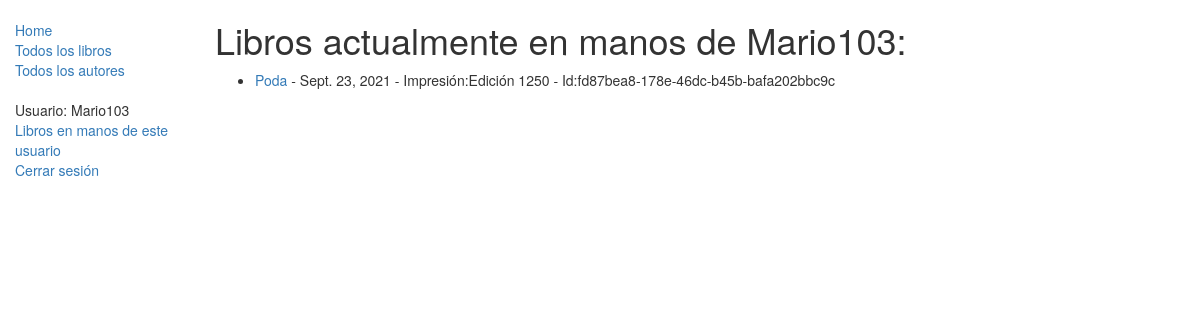
Screenshot of /catalogo/librosUsuario/ (signed in) with the database file from the repository.
### catalogo/models.py (models this page shows, shortened)
class EjemplarEspecifico(models.Model):
    id = models.UUIDField(primary_key=True, default=uuid.uuid4, help_text="ID único para este libro particular en toda la biblioteca")
    libro = models.ForeignKey('Libro', on_delete=models.SET_NULL, null=True)
    impresion = models.CharField(max_length=200)
    devolucion = models.DateField(null=True, blank=True)
    prestatario = models.ForeignKey(User, on_delete=models.SET_NULL, null=True, blank=True) #Note que el argumento de primero en la instanciación del objeto/clase, models.ForeingKey, User, representa una tabla o clase implicita de django, consistente en todos los usuarios de la aplicación django, guardados en la base de datos.
    campoConstante = 'xxx' #Podemos meter un atributo-campo como una constante simbólica. Todos los registros o filas tendrán este valor en su campo o columna.
    PRESTAMO_STATUS = (
        ('m', 'Mantenimiento'),
        ('p', 'Prestado'),
        ('d', 'Disponible'),
        ('r', 'Reservado'),
    )
    status = models.CharField(max_length=1, choices=PRESTAMO_STATUS, blank=True, default='m', help_text='Estatus en que se encuentra actualmente el ejemplar específico.')
    class Meta:
        ordering = ["devolucion"]
        permissions = (("permisoBibliotecario1", "Permiso tipo 1 sólo para bibliotecarios"), ("permisoBibliotecario2", "Permiso tipo 2 sólo para bibliotecarios"), ("unPermisoX", "Un permiso de hacer x cosa a x usuario."), )
    def esta_atrasado(self): #Método-atributo para determinar si está atrasado en la devolución.
        if self.devolucion and date.today() > self.devolucion:
            return True
        return False

class Libro(models.Model):
    titulo = models.CharField(max_length=200)
    autor = models.ForeignKey('Autor', on_delete=models.SET_NULL, null=True)
    resumen = models.TextField(max_length=1000, help_text="Ingrese una breve descripción del libro")
    isbn = models.CharField('ISBN',max_length=13, help_text='hasta 13 Caracteres <a href="https://www.isbn-international.org/content/what-isbn">ISBN number</a>')
    genero = models.ManyToManyField(Genero, help_text="seleccione un genero para este libro.")
    lenguaje = models.ForeignKey('Lenguaje', on_delete=models.SET_NULL, null=True)
    def display_genero(self):
        """
        Creates a string for the Genero. This is required to display genre in Admin."""
        return ', '.join([ genero.nombre for genero in self.genero.all()[:3] ])
    display_genero.short_description = 'Genero'

### catalogo/views.py (the view)
# urls.py: path('librosUsuario/', views.VistaEjemplaresParaLosUsuarios.as_view(), name='VistaUsuarios'),
class VistaEjemplaresParaLosUsuarios(LoginRequiredMixin, generic.ListView):
    model = EjemplarEspecifico
    template_name ='catalogo/vista_usuarios.html' #El nombre de la plantilla aquí es arbitrario por el usuario.
    paginate_by = 10
    def get_queryset(self):#Se define lo
        return EjemplarEspecifico.objects.filter(prestatario=self.request.user).filter(status__exact='p').order_by('devolucion')

### catalogo/templates/catalogo/vista_usuarios.html
{% extends "base_generica.html" %}
{% block content %}
    <h1>Libros actualmente en manos de {{user.get_username}}:</h1>
    {% if ejemplarespecifico_list %}
    <ul>
      {% for instancia in ejemplarespecifico_list %}
      <li>
        <a href="{% url 'libro-detail' instancia.libro.pk %}">{{instancia.libro.titulo}}</a> - <font class="{% if instancia.esta_atrasado %}text-danger{% endif %}">{{ instancia.devolucion }}</font> - Impresión:{{instancia.impresion}} - Id:{{instancia.id}}
      </li>
      {% endfor %}
    </ul>
    {% else %}
      <p>El usuario {{user.get_username}} no tiene actualmente ningún libro de la biblioteca en sus manos.</p>
    {% endif %}
{% endblock %}

### catalogo/templates/base_generica.html (shortened to what this page needs)
<!DOCTYPE html>
<html lang="es">
<head>
  <link rel="stylesheet" href="https://maxcdn.bootstrapcdn.com/bootstrap/3.3.7/css/bootstrap.min.css">
  {% load static %}
  <link rel="stylesheet" href="{% static 'css/styles.css' %}">
</head>
<body>
  <div class="container-fluid">
    <div class="row">
      <div class="col-sm-2">
      {% block sidebar %}
      <ul class="sidebar-nav">
          <li><a href="{% url 'index' %}">Home</a></li>
          <li><a href="{% url 'libros' %}">Todos los libros</a></li>
          <li><a href="{% url 'autores' %}">Todos los autores</a></li>
      </ul>
      <ul class="sidebar-nav">
      {% if user.is_authenticated %}
          <li>Usuario: {{ user.get_username }}</li>
          <li><a href="{% url 'VistaUsuarios' %}">Libros en manos de este usuario</a></li>
          <li><a href="{% url 'logout' %}">Cerrar sesión</a></li>
      {% else %}
          <li><a href="{% url 'login' %}?next={{request.path}}">Abrir sesión</a></li>
          <li><a href="/admin">Ir a admin</a></li>
      {% endif %}
      </ul>
      {% endblock %}
      </div>
      <div class="col-sm-10 ">
      {% block content %}{% endblock %}
      </div>
    </div>
  </div>
</body>
</html>

### catalogo/static/css/styles.css (style rules this page uses)
.sidebar-nav { margin-top: 20px; padding: 0; list-style: none; }

### rows the page displays
EjemplarEspecifico: libro.titulo "Poda", devolucion "Sept. 23, 2021", impresion "Edición 1250", id "fd87bea8-178e-46dc-b45b-bafa202bbc9c"

### other values shown
{{ user.get_username }} "Mario103"
